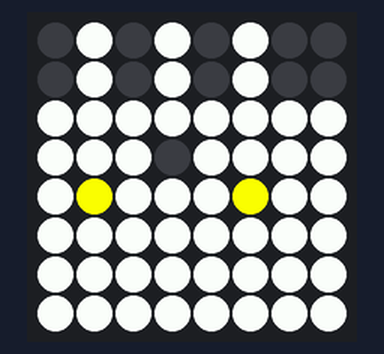
A program run on a simulated Raspberry Pi (BCM pin numbers) with a Sense HAT. Shown: the Sense HAT's 8×8 RGB LED matrix.

Above: at 0.14 s.

The program:

skeleton.py
```python
from sense_hat import SenseHat
import time

sense = SenseHat()

r = [255,0,0]
o = [255,127,0]
y = [255,255,0]
g = [0,255,0]
b = [0,0,255]
i = [75,0,130]
v = [159,0,255]
e = [0,0,0]
w = [255,255,255]

skull1 = [
e,w,e,w,e,w,e,e,
e,w,e,w,e,w,e,e,
w,w,w,w,w,w,w,w,
w,w,w,e,w,w,w,w,
w,y,w,w,w,y,w,w,
w,w,w,w,w,w,w,w,
w,w,w,w,w,w,w,w,
w,w,w,w,w,w,w,w
]

skull2 = [
e,w,e,w,e,w,e,e,
e,w,e,w,e,w,e,e,
w,w,w,w,w,w,w,w,
w,w,w,e,w,w,w,w,
w,r,w,w,w,r,w,w,
w,w,w,w,w,w,w,w,
w,w,w,w,w,w,w,w,
w,w,w,w,w,w,w,w
]

blank = [
e,e,e,e,e,e,e,e,
e,e,e,e,e,e,e,e,
e,e,e,e,e,e,e,e,
e,e,e,e,e,e,e,e,
e,e,e,e,e,e,e,e,
e,e,e,e,e,e,e,e,
e,e,e,e,e,e,e,e,
e,e,e,e,e,e,e,e
]

while True:
	sense.set_pixels(skull1)
	time.sleep(.25)
	sense.set_pixels(skull2)
	time.sleep(.25)
```
